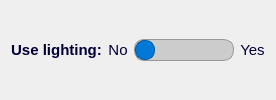
         <widget class="QGroupBox" name="groupBox_28">
          <property name="styleSheet">
           <string notr="true">QGroupBox {
	border: none;
	padding: 0px;
	margin: 0px;
}

QGroupBox::title {
	color: #000036;
}</string>
          </property>
          <property name="title">
           <string/>
          </property>
          <layout class="QGridLayout" name="gridLayout_33">
           <item row="0" column="0">
            <widget class="QLabel" name="label_31">
             <property name="sizePolicy">
              <sizepolicy hsizetype="MinimumExpanding" vsizetype="MinimumExpanding">
               <horstretch>0</horstretch>
               <verstretch>0</verstretch>
              </sizepolicy>
             </property>
             <property name="font">
              <font>
               <pointsize>11</pointsize>
               <bold>true</bold>
              </font>
             </property>
             <property name="styleSheet">
              <string notr="true">color: #000036;</string>
             </property>
             <property name="text">
              <string>Use lighting:</string>
             </property>
             <property name="alignment">
              <set>Qt::AlignmentFlag::AlignCenter</set>
             </property>
            </widget>
           </item>
           <item row="0" column="1">
            <widget class="QLabel" name="label_32">
             <property name="sizePolicy">
              <sizepolicy hsizetype="MinimumExpanding" vsizetype="MinimumExpanding">
               <horstretch>0</horstretch>
               <verstretch>0</verstretch>
              </sizepolicy>
             </property>
             <property name="font">
              <font>
               <pointsize>11</pointsize>
               <fontweight>DemiBold</fontweight>
              </font>
             </property>
             <property name="styleSheet">
              <string notr="true">color: #000036;</string>
             </property>
             <property name="text">
              <string>No</string>
             </property>
             <property name="alignment">
              <set>Qt::AlignmentFlag::AlignCenter</set>
             </property>
            </widget>
           </item>
           <item row="0" column="2">
            <widget class="QSlider" name="slider_light_test">
             <property name="sizePolicy">
              <sizepolicy hsizetype="MinimumExpanding" vsizetype="MinimumExpanding">
               <horstretch>0</horstretch>
               <verstretch>0</verstretch>
              </sizepolicy>
             </property>
             <property name="minimumSize">
              <size>
               <width>100</width>
               <height>0</height>
              </size>
             </property>
             <property name="styleSheet">
              <string notr="true">QSlider::groove:horizontal {
    border: 1px solid #999;
    height: 20px;
    background: #ccc;
    border-radius: 10px;
}

QSlider::handle:horizontal {
    background: #0078D7;
    border: 1px solid #005A9E;
    width: 18px;
    margin: 0px;
    border-radius: 9px;
}
/*
QSlider::sub-page:horizontal {
    background: #0078D7;
    border-radius: 4px;
}

QSlider::add-page:horizontal {
    background: #bbb;
    border-radius: 4px;
}
*/</string>
             </property>
             <property name="maximum">
              <number>1</number>
             </property>
             <property name="orientation">
              <enum>Qt::Orientation::Horizontal</enum>
             </property>
            </widget>
           </item>
           <item row="0" column="3">
            <widget class="QLabel" name="label_33">
             <property name="sizePolicy">
              <sizepolicy hsizetype="MinimumExpanding" vsizetype="MinimumExpanding">
               <horstretch>0</horstretch>
               <verstretch>0</verstretch>
              </sizepolicy>
             </property>
             <property name="font">
              <font>
               <pointsize>11</pointsize>
               <fontweight>DemiBold</fontweight>
              </font>
             </property>
             <property name="styleSheet">
              <string notr="true">color: #000036;</string>
             </property>
             <property name="text">
              <string>Yes</string>
             </property>
             <property name="alignment">
              <set>Qt::AlignmentFlag::AlignCenter</set>
             </property>
            </widget>
           </item>
          </layout>
         </widget>
